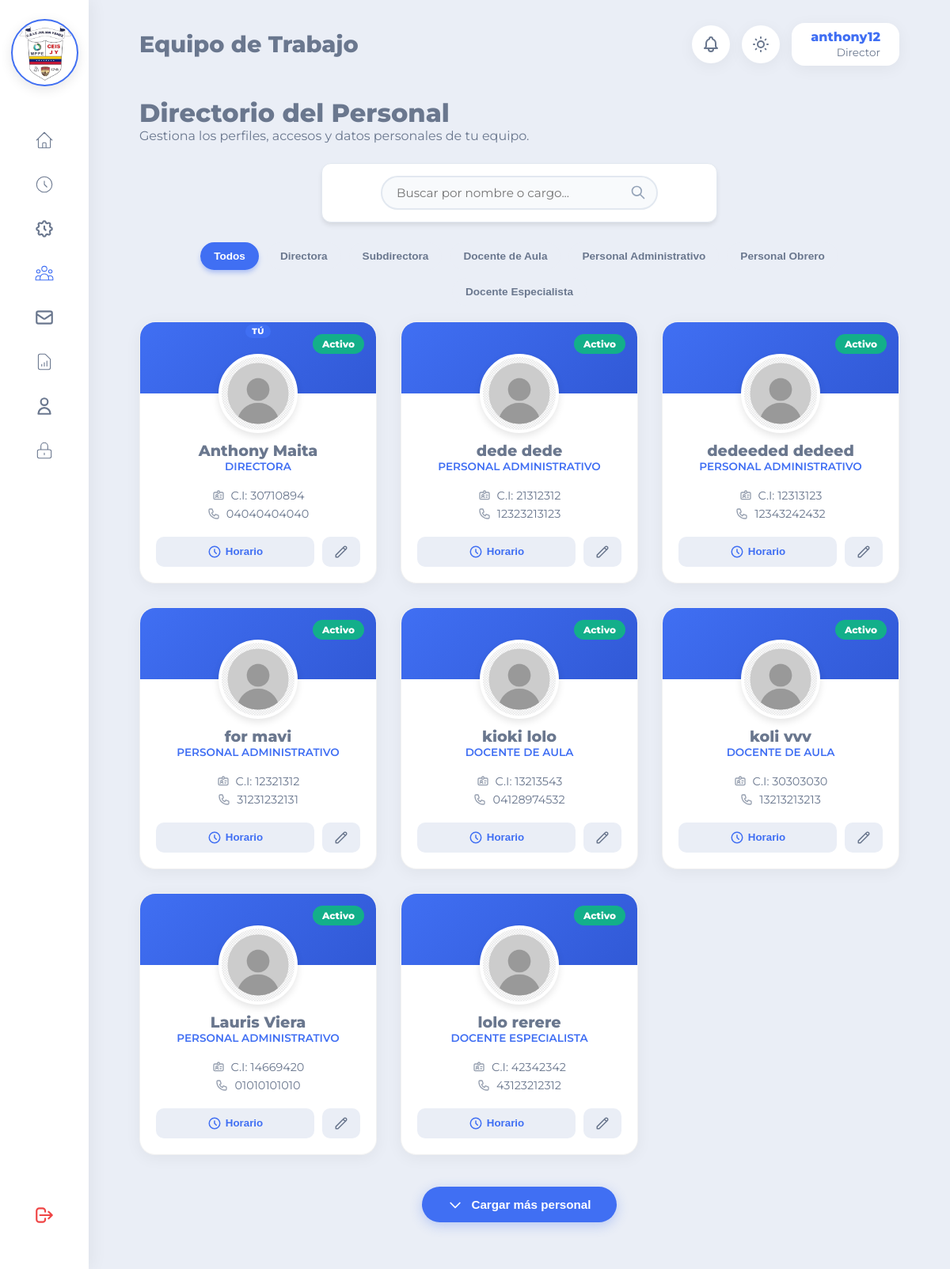
Page /vistas/personal.php (signed in) on the earlier database version.
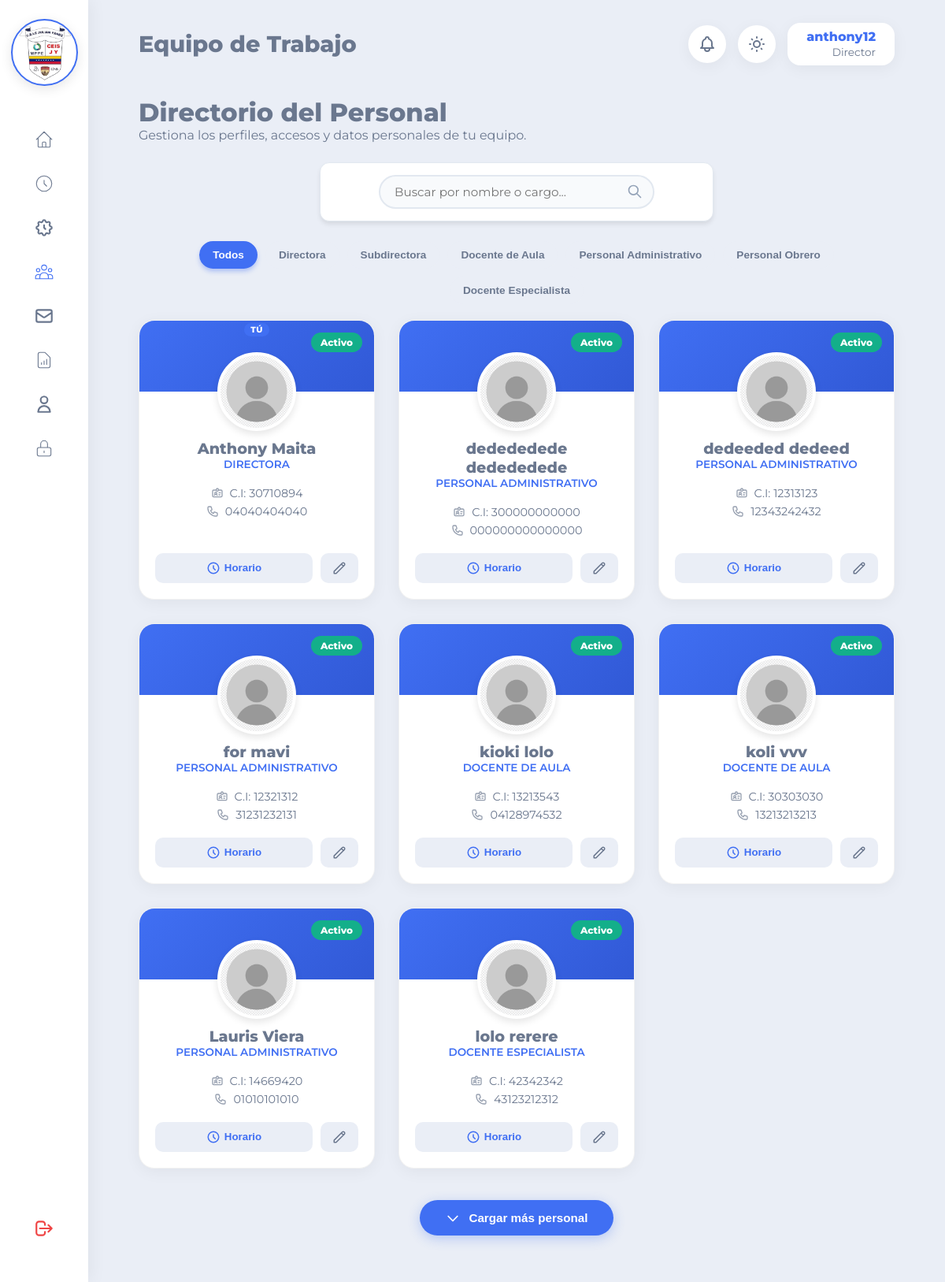
Same page on the later database version.
### tables this page shows
CREATE TABLE `cargos` (
  `id_cargo` int(11) NOT NULL AUTO_INCREMENT,
  `nombre_cargo` varchar(100) NOT NULL,
  PRIMARY KEY (`id_cargo`)
);

CREATE TABLE `personal` (
  `id_personal` int(11) NOT NULL AUTO_INCREMENT,
  `cedula` varchar(15) NOT NULL,
  `nombres` varchar(100) NOT NULL,
  `apellidos` varchar(100) NOT NULL,
  `foto_perfil` varchar(255) NOT NULL DEFAULT 'default.png',
  `telefono` varchar(20) NOT NULL,
  `id_cargo` int(11) NOT NULL,
  `id_usuario` int(11) NOT NULL,
  `hora_entrada_personalizada` time DEFAULT NULL,
  `hora_salida_personalizada` time DEFAULT NULL,
  `fecha_ingreso` date DEFAULT curdate(),
  PRIMARY KEY (`id_personal`),
  UNIQUE KEY `cedula_unica` (`cedula`),
  KEY `fk_personal_cargo` (`id_cargo`),
  KEY `fk_personal_usuario` (`id_usuario`),
  CONSTRAINT `fk_personal_cargo` FOREIGN KEY (`id_cargo`) REFERENCES `cargos` (`id_cargo`) ON UPDATE CASCADE,
  CONSTRAINT `fk_personal_usuario` FOREIGN KEY (`id_usuario`) REFERENCES `usuarios` (`id_usuario`) ON DELETE CASCADE ON UPDATE CASCADE
);

CREATE TABLE `usuarios` (
  `id_usuario` int(11) NOT NULL AUTO_INCREMENT,
  `nombre_usuario` varchar(50) NOT NULL,
  `password` varchar(255) NOT NULL,
  `id_rol` int(11) NOT NULL,
  `estado` enum('Activo','Inactivo') DEFAULT 'Activo',
  `pregunta_1` int(11) NOT NULL,
  `respuesta_1` varchar(255) NOT NULL,
  `pregunta_2` int(11) NOT NULL,
  `respuesta_2` varchar(255) NOT NULL,
  `pregunta_3` int(11) NOT NULL,
  `respuesta_3` varchar(255) NOT NULL,
  PRIMARY KEY (`id_usuario`),
  UNIQUE KEY `usuario_unico` (`nombre_usuario`),
  KEY `fk_usuario_rol` (`id_rol`),
  CONSTRAINT `fk_usuario_rol` FOREIGN KEY (`id_rol`) REFERENCES `roles` (`id_rol`) ON UPDATE CASCADE
);

### vistas/personal.php (the view, shortened to what this page needs)
<?php
require_once '../configuracion/conexion.php';
$nombre = $_SESSION['usuario'];
$rol = $_SESSION['rol'];
try {
    $sql = "SELECT p.id_personal, p.cedula, p.nombres, p.apellidos, p.telefono, p.foto_perfil,
                   p.hora_entrada_personalizada, p.hora_salida_personalizada, p.id_cargo,
                   c.nombre_cargo, u.estado, u.id_usuario, u.id_rol, u.nombre_usuario
            FROM personal p
            INNER JOIN cargos c ON p.id_cargo = c.id_cargo
            INNER JOIN usuarios u ON p.id_usuario = u.id_usuario
            ORDER BY p.nombres ASC";
    $stmt = $conexion->query($sql);
    $lista_personal = $stmt->fetchAll(PDO::FETCH_ASSOC);
    $stmt_cargos = $conexion->query("SELECT id_cargo, nombre_cargo FROM cargos ORDER BY id_cargo ASC");
    $cargos = $stmt_cargos->fetchAll(PDO::FETCH_ASSOC);
} catch (PDOException $e) {
    $lista_personal = [];
    $lista_roles = [];
    $cargos = [];
}
?>
<!DOCTYPE html>
<html lang="es" data-theme="light">
<head>
    <link rel="stylesheet" href="../recursos/css/principal.css?v=<?php echo time(); ?>">
</head>
<body>
   <?php $pagina_activa = 'personal'; require_once 'componentes/sidebar.php'; ?>
    <div class="contenedor-principal">
     <?php $titulo_pagina = 'Equipo de Trabajo'; require_once 'componentes/topbar.php'; ?>
        <main class="contenido">
            <div class="cabecera-personal">
                <div>
                    <h1>Directorio del Personal</h1>
                    <p>Gestiona los perfiles, accesos y datos personales de tu equipo.</p>
                </div>
            </div>
            <div class="contenedor-filtros-globales" style="justify-content: center; margin-inline: auto; max-inline-size: 500px; margin-block-end: 25px; padding: 15px;">
                <div class="contenedor-busqueda-elegante" style="margin: 0; inline-size: 100%;">
                  <input type="text" id="buscador-universal" class="campo-busqueda-elegante" placeholder="Buscar por nombre o cargo...">
                </div>
            </div>
            <div class="botones-filtro-cargo">
                <button class="btn-filtro activo" onclick="aplicarFiltroUniversal('todos', this, true)">Todos</button>
                <?php foreach($cargos as $c): ?>
                    <button class="btn-filtro" onclick="aplicarFiltroUniversal(<?php echo $c['id_cargo']; ?>, this, true)">
                        <?php echo htmlspecialchars($c['nombre_cargo']); ?>
                    </button>
                <?php endforeach; ?>
            </div>
            <div class="grid-perfiles">
                <?php foreach ($lista_personal as $emp): ?>
                    <?php $esMiPerfil = ($emp['id_usuario'] == $_SESSION['id_usuario']); ?>
                    <div class="tarjeta-perfil item-filtrable <?php echo ($emp['estado'] == 'Inactivo') ? 'inactivo' : ''; ?>" data-cargo="<?php echo $emp['id_cargo']; ?>">
                        <div class="banner-tarjeta">
                            <span class="etiqueta-estado"><?php echo $emp['estado']; ?></span>
                            <?php if ($esMiPerfil): ?>
                                <span style="background:var(--primary-color);color:#fff;font-size:0.65rem;font-weight:700;padding:2px 8px;border-radius:20px;letter-spacing:0.5px;text-transform:uppercase;">Tú</span>
                            <?php endif; ?>
                        </div>
                        <div class="contenedor-avatar">
                            <img src="../recursos/img/perfiles/<?php echo htmlspecialchars($emp['foto_perfil']); ?>" alt="Foto" loading="lazy">
                        </div>
                        <div class="info-perfil">
                            <h3 class="nombre-empleado"><?php echo htmlspecialchars($emp['nombres'] . ' ' . $emp['apellidos']); ?></h3>
                            <span class="cargo-empleado"><?php echo htmlspecialchars($emp['nombre_cargo']); ?></span>
                            <div class="detalles-empleado">
                                <p> C.I: <?php echo htmlspecialchars($emp['cedula']); ?></p>
                                <p> <?php echo htmlspecialchars($emp['telefono']); ?></p>
                            </div>
                            <div class="acciones-perfil">
                                <button class="btn-editar-horario"
                                    data-id="<?php echo $emp['id_personal']; ?>"
                                    data-nombre="<?php echo htmlspecialchars($emp['nombres'] . ' ' . $emp['apellidos']); ?>"
                                    data-entrada="<?php echo $emp['hora_entrada_personalizada'] ? date('H:i', strtotime($emp['hora_entrada_personalizada'])) : ''; ?>"
                                    data-salida="<?php echo $emp['hora_salida_personalizada'] ? date('H:i', strtotime($emp['hora_salida_personalizada'])) : ''; ?>"
                                    onclick="abrirModalHorario(this)">
                                    <svg xmlns="http://www.w3.org/2000/svg" fill="none" viewBox="0 0 24 24" stroke="currentColor"><path stroke-linecap="round" stroke-linejoin="round" stroke-width="2" d="M12 8v4l3 3m6-3a9 9 0 11-18 0 9 9 0 0118 0z" /></svg> Horario
                                </button>
                                <button class="btn-editar-usuario"
                                    data-idpersonal="<?php echo $emp['id_personal']; ?>"
                                    data-idusuario="<?php echo $emp['id_usuario']; ?>"
                                    data-nombres="<?php echo htmlspecialchars($emp['nombres']); ?>"
                                    data-apellidos="<?php echo htmlspecialchars($emp['apellidos']); ?>"
                                    data-cedula="<?php echo htmlspecialchars($emp['cedula']); ?>"
                                    data-telefono="<?php echo htmlspecialchars($emp['telefono']); ?>"
                                    data-usuario="<?php echo htmlspecialchars($emp['nombre_usuario']); ?>"
                                    data-cargo="<?php echo $emp['id_cargo']; ?>"
                                    data-estado="<?php echo $emp['estado']; ?>"
                                    data-rol="<?php echo $emp['id_rol']; ?>"
                                    onclick="abrirModalEditar(this)">
                                    <svg xmlns="http://www.w3.org/2000/svg" fill="none" viewBox="0 0 24 24" stroke="currentColor"><path stroke-linecap="round" stroke-linejoin="round" stroke-width="2" d="M15.232 5.232l3.536 3.536m-2.036-5.036a2.5 2.5 0 113.536 3.536L6.5 21.036H3v-3.572L16.732 3.732z" /></svg>
                                </button>
                            </div>
                        </div>
                    </div>
                <?php endforeach; ?>
            </div>
            <div id="contenedor-ver-mas-personal" style="text-align: center; margin-block-start: 10px; margin-block-end: 30px; display: none;">
                <button id="btn-ver-mas-personal" class="btn-guardar" style="background-color: var(--primary-color); border-radius: 25px; padding: 0.8rem 2rem; font-size: 0.95rem;">
                    <svg xmlns="http://www.w3.org/2000/svg" fill="none" viewBox="0 0 24 24" stroke="currentColor" style="inline-size: 20px; block-size: 20px;"><path stroke-linecap="round" stroke-linejoin="round" stroke-width="2" d="M19 9l-7 7-7-7" /></svg>
                    Cargar más personal
                </button>
            </div>
        </main>
    </div>
</body>
</html>

### vistas/componentes/sidebar.php (shortened to what this page needs)
<nav class="barra-lateral" role="navigation" aria-label="Menú principal">
    <div class="logo-sidebar">
        <div class="contenedor-logo-neon">
            <img src="../recursos/img/logo_ceis.png" alt="Escudo CEIS Julian Yánez" class="img-escudo-neon">
        </div>
    </div>
    <ul class="menu-navegacion">
        <li class="menu-item">
            <a href="principal.php" class="enlace-menu" aria-label="Inicio" style="<?php echo (isset($pagina_activa) && $pagina_activa == 'inicio') ? 'color: var(--primary-color);' : ''; ?>">
                <svg xmlns="http://www.w3.org/2000/svg" fill="none" viewBox="0 0 24 24" stroke="currentColor">
                    <path stroke-linecap="round" stroke-linejoin="round" d="M3 12l2-2m0 0l7-7 7 7M5 10v10a1 1 0 001 1h3m10-11l2 2m-2-2v10a1 1 0 01-1 1h-3m-6 0a1 1 0 001-1v-4a1 1 0 011-1h2a1 1 0 011 1v4a1 1 0 001 1m-6 0h6" />
                </svg>
            </a>
        </li>
        <li class="menu-item">
            <a href="../vistas/asistencia.php" class="enlace-menu" aria-label="Control de Asistencia" style="<?php echo (isset($pagina_activa) && $pagina_activa == 'asistencia') ? 'color: var(--primary-color);' : ''; ?>">
                <svg xmlns="http://www.w3.org/2000/svg" fill="none" viewBox="0 0 24 24" stroke="currentColor">
                    <path stroke-linecap="round" stroke-linejoin="round" d="M12 8v4l3 3m6-3a9 9 0 11-18 0 9 9 0 0118 0z" />
                </svg>
            </a>
        </li>
        <?php if($_SESSION['id_rol'] == 1 || $_SESSION['id_rol'] == 2): ?>
        <li class="menu-item">
            <a href="../vistas/ConfiguracionAsistencia.php" class="enlace-menu" aria-label="Configuración de asistencia" style="<?php echo (isset($pagina_activa) && $pagina_activa == 'configuracion') ? 'color: var(--primary-color);' : ''; ?>">
            </a>
        </li>
        <?php endif; ?>
        <?php if($_SESSION['id_rol'] == 1): ?>
        <li class="menu-item">
            <a href="../vistas/personal.php" class="enlace-menu" aria-label="Gestión de Personal" style="<?php echo (isset($pagina_activa) && $pagina_activa == 'personal') ? 'color: var(--primary-color);' : ''; ?>">
            </a>
        </li>
        <?php endif; ?>
        <?php if($_SESSION['id_rol'] == 1 || $_SESSION['id_rol'] == 2): ?>
        <li class="menu-item">
            <a href="../vistas/justificaciones.php" class="enlace-menu" aria-label="Bandeja de Justificaciones" style="<?php echo (isset($pagina_activa) && $pagina_activa == 'justificaciones') ? 'color: var(--primary-color);' : ''; ?>">
                <svg xmlns="http://www.w3.org/2000/svg" fill="none" viewBox="0 0 24 24" stroke="currentColor">
                    <path stroke-linecap="round" stroke-linejoin="round" stroke-width="2" d="M3 8l7.89 5.26a2 2 0 002.22 0L21 8M5 19h14a2 2 0 002-2V7a2 2 0 00-2-2H5a2 2 0 00-2 2v10a2 2 0 002 2z" />
                </svg>
            </a>
        </li>
        <?php endif; ?>
        <li class="menu-item"><a href="../vistas/reportes.php" class="enlace-menu" aria-label="Reportes" style="<?php echo (isset($pagina_activa) && $pagina_activa == 'reportes') ? 'color: var(--primary-color);' : ''; ?>">
            <svg xmlns="http://www.w3.org/2000/svg" fill="none" viewBox="0 0 24 24" stroke="currentColor">
                <path stroke-linecap="round" stroke-linejoin="round" d="M9 17v-2m3 2v-4m3 4v-6m2 10H7a2 2 0 01-2-2V5a2 2 0 012-2h5.586a1 1 0 01.707.293l5.414 5.414a1 1 0 01.293.707V19a2 2 0 01-2 2z" />
            </svg><span>Reportes</span></a>
        </li>
        <li class="menu-item">
            <a href="../vistas/perfil.php" class="enlace-menu" aria-label="Mi Perfil" style="<?php echo (isset($pagina_activa) && $pagina_activa == 'perfil') ? 'color: var(--primary-color);' : ''; ?>">
                <svg xmlns="http://www.w3.org/2000/svg" fill="none" viewBox="0 0 24 24" stroke="currentColor">
                    <path stroke-linecap="round" stroke-linejoin="round" stroke-width="2" d="M16 7a4 4 0 11-8 0 4 4 0 018 0zM12 14a7 7 0 00-7 7h14a7 7 0 00-7-7z" />
                </svg>
            </a>
        </li>
        <?php if($_SESSION['id_rol'] == 1): ?>
        <li class="menu-item">
            <a href="../vistas/seguridad.php" class="enlace-menu" aria-label="Seguridad" style="<?php echo (isset($pagina_activa) && $pagina_activa == 'seguridad') ? 'color: var(--primary-color);' : ''; ?>">
                <svg xmlns="http://www.w3.org/2000/svg" fill="none" viewBox="0 0 24 24" stroke="currentColor">
                    <path stroke-linecap="round" stroke-linejoin="round" d="M12 15v2m-6 4h12a2 2 0 002-2v-6a2 2 0 00-2-2H6a2 2 0 00-2 2v6a2 2 0 002 2zm10-10V7a4 4 0 00-8 0v4h8z" />
                </svg>
            </a>
        </li>
        <?php endif; ?>
        <li class="menu-item item-salir">
            <a href="../controladores/cerrar_sesion.php" class="enlace-menu" aria-label="Cerrar Sesión" style="color: #ef4444;">
                <svg xmlns="http://www.w3.org/2000/svg" fill="none" viewBox="0 0 24 24" stroke="currentColor">
                    <path stroke-linecap="round" stroke-linejoin="round" stroke-width="2" d="M17 16l4-4m0 0l-4-4m4 4H7m6 4v1a3 3 0 01-3 3H6a3 3 0 01-3-3V7a3 3 0 013-3h4a3 3 0 013 3v1" />
                </svg>
            </a>
        </li>
    </ul>
</nav>

### vistas/componentes/topbar.php (shortened to what this page needs)
<header class="barra-superior">
    <h3><?php echo isset($titulo_pagina) ? $titulo_pagina : 'CEIS Julian Yánez'; ?></h3>
    <div class="acciones-superior">
        <div class="contenedor-iconos-top">
            <div class="contenedor-campana">
                <button class="btn-tema-top" id="btnNotificaciones" aria-label="Notificaciones">
                </button>
            </div>
            <button class="btn-tema-top" id="btnCambiarTema" aria-label="Cambiar Tema">
            </button>
        </div>
        <div class="usuario-info">
            <h4><?php echo htmlspecialchars($nombre); ?></h4>
            <span><?php echo $rol; ?></span>
        </div>
    </div>
</header>

Differences in the rows shown:
changed personal: nombres+apellidos "dede dede" → "dedededede dedededede"; cedula "21312312" → "300000000000"; telefono "12323213123" → "000000000000000"
